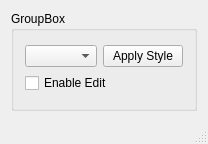
<?xml version="1.0" encoding="UTF-8"?>
<ui version="4.0">
 <class>MainWindow</class>
 <widget class="QMainWindow" name="MainWindow">
  <property name="geometry">
   <rect>
    <x>0</x>
    <y>0</y>
    <width>192</width>
    <height>144</height>
   </rect>
  </property>
  <property name="windowTitle">
   <string>MainWindow</string>
  </property>
  <widget class="QWidget" name="centralWidget">
   <layout class="QGridLayout" name="gridLayout_2">
    <item row="0" column="0">
     <widget class="QGroupBox" name="groupBox">
      <property name="enabled">
       <bool>true</bool>
      </property>
      <property name="title">
       <string>GroupBox</string>
      </property>
      <layout class="QGridLayout" name="gridLayout">
       <item row="0" column="0">
        <layout class="QVBoxLayout" name="verticalLayout">
         <item>
          <layout class="QHBoxLayout" name="horizontalLayout">
           <item>
            <widget class="QComboBox" name="styleComboBox"/>
           </item>
           <item>
            <widget class="QPushButton" name="applyStyleButton">
             <property name="text">
              <string>Apply Style</string>
             </property>
            </widget>
           </item>
          </layout>
         </item>
         <item>
          <widget class="QCheckBox" name="enableEditCheckBox">
           <property name="text">
            <string>Enable Edit</string>
           </property>
          </widget>
         </item>
        </layout>
       </item>
      </layout>
     </widget>
    </item>
   </layout>
  </widget>
  <widget class="QMenuBar" name="menuBar">
   <property name="geometry">
    <rect>
     <x>0</x>
     <y>0</y>
     <width>192</width>
     <height>23</height>
    </rect>
   </property>
  </widget>
  <widget class="QStatusBar" name="statusBar"/>
 </widget>
 <layoutdefault spacing="6" margin="11"/>
 <resources/>
 <connections/>
</ui>
